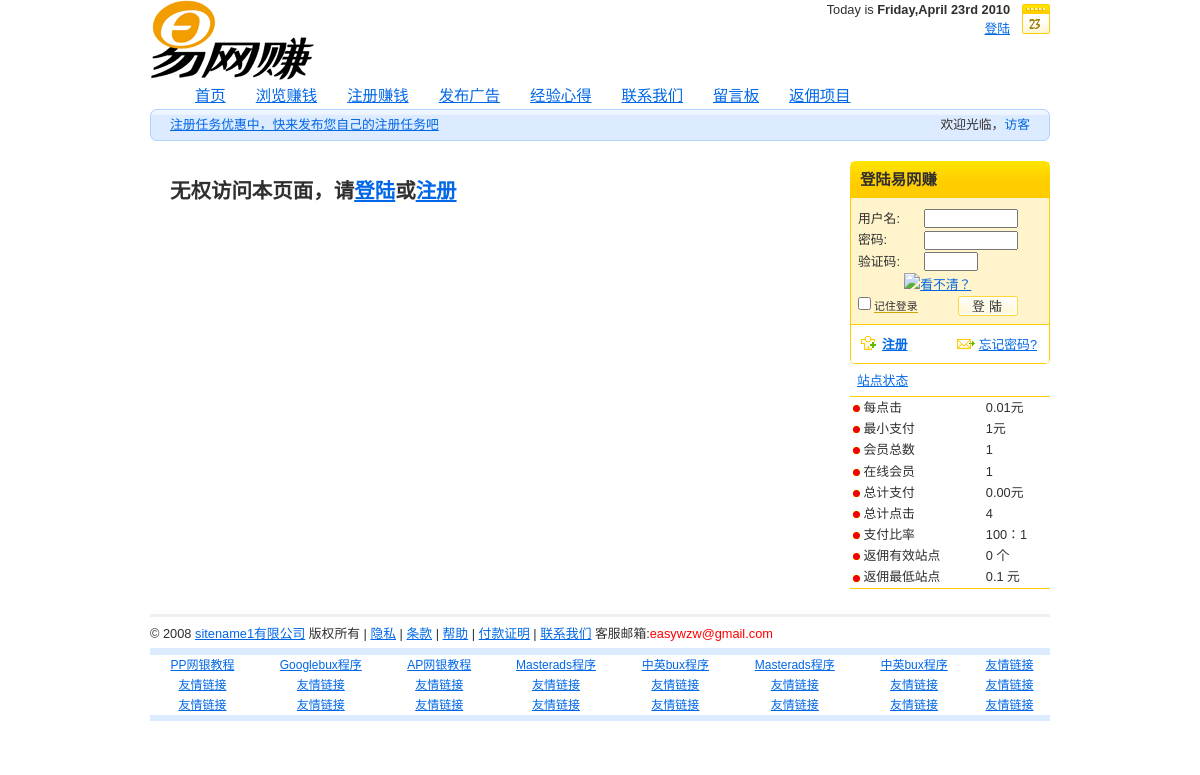
The app's page /accessdeny.php with its own data.
### tables this page shows
CREATE TABLE IF NOT EXISTS `tb_config` (
  `id` int(11) NOT NULL AUTO_INCREMENT,
  `item` varchar(15) NOT NULL DEFAULT '',
  `howmany` varchar(15) NOT NULL DEFAULT '',
  `price` varchar(150) NOT NULL DEFAULT '',
  `signupvalue` varchar(150) NOT NULL DEFAULT '',
  KEY `id` (`id`)
);

CREATE TABLE IF NOT EXISTS `tb_common` (
  `id` int(11) NOT NULL AUTO_INCREMENT,
  `itemid` varchar(50) DEFAULT NULL,
  `value` varchar(150) DEFAULT NULL,
  `time` varchar(35) DEFAULT NULL,
  KEY `id` (`id`)
);

CREATE TABLE IF NOT EXISTS `tb_site` (
  `id` varchar(11) NOT NULL DEFAULT '',
  `sitename` varchar(30) NOT NULL DEFAULT '',
  `sitepp` varchar(30) NOT NULL DEFAULT '',
  KEY `id` (`id`)
);

### sitestats.php (the view, shortened to what this page needs)
<?php
$checkpemail = mysql_query("SELECT id FROM tb_users");
$pemail_exist = mysql_num_rows($checkpemail);
$sqryvar="Select sum(amount) from tb_history";
$iqryvar=mysql_query($sqryvar);
$tot1=mysql_result($iqryvar,0,0);
$totals=$tot1;
if ($totals==''){
	$totalpaid='0.00';
} else{
	$totalpaid=$tot1;
}
$sqryvar="Select sum(visits) from tb_users";
$iqryvar=mysql_query($sqryvar);
$tot1=mysql_result($iqryvar,0,0);
$clickserved=$tot1;
?>
        <div class="tabs-sidebar box">
          <ul id="switch">
            <li><a href="#tab-01"><span style="line-height:30px;">站点状态</span></a></li>
          </ul>
        </div>
<table width="100%"  class="nom_sitestats">
<tr>
<td>
<img border="0" src="images/bullet2.gif" width="7" height="7"  align="absmiddle" > 每点击 </td>
<td><?php include('config.php');
		$sql = "SELECT * FROM tb_config WHERE item='click' and howmany='1'";
		$result = mysql_query($sql);
		$row = mysql_fetch_array($result);
		echo $row["price"];
		mysql_close($con);?>元</td>
</tr>
<tr>
<td>
<img border="0" src="images/bullet2.gif" width="7" height="7"  align="absmiddle" > 最小支付</td>
<td><?php include('config.php');
				$sql = "SELECT * FROM tb_config WHERE item='payment' and howmany='1'";
				$result = mysql_query($sql);
				$row = mysql_fetch_array($result);
				echo $row["price"];
			?>元</td>
</tr>
<tr>
<td>
<img border="0" src="images/bullet2.gif" width="7" height="7"  align="absmiddle" > 会员总数</td>
<td><?php echo $pemail_exist; ?></td>
</tr>
<tr>
<td>
<img border="0" src="images/bullet2.gif" width="7" height="7"  align="absmiddle" > 在线会员</td>
<td><?php include("onlinesql.php"); ?></td>
</tr>
<tr>
<td>
<img border="0" src="images/bullet2.gif" width="7" height="7"  align="absmiddle" > 总计支付</td>
<td><?php echo $totalpaid?>元</td>
</tr>
<tr>
<td>
<img border="0" src="images/bullet2.gif" width="7" height="7"  align="absmiddle" > 总计点击</td>
<td><?php echo $clickserved?></td>
</tr>
<tr>
<td>
<img border="0" src="images/bullet2.gif" width="7" height="7"  align="absmiddle" > 支付比率</td>
<td>100：1</td>
</tr>
<tr>
<td>
<img border="0" src="images/bullet2.gif" width="7" height="7"  align="absmiddle" > 返佣有效站点</td>
<td><?php include('config.php');
								$result =mysql_query("SELECT * FROM tb_back_site WHERE site_status!='停止'");
								$row = mysql_num_rows($result); echo $row; mysql_close($con);?>&nbsp;个</td>
</tr>
<tr>
<td>
<img border="0" src="images/bullet2.gif" width="7" height="7"  align="absmiddle" > 返佣最低站点</td>
<td><?php include('config.php');
								$result =mysql_query("SELECT * FROM tb_common WHERE itemid='leastpay'");
								$row = mysql_fetch_array($result); echo $row["value"];?>&nbsp;元</td>
</tr>
</table>

### sitename.php (shortened to what this page needs)
<?php
$sql = "SELECT * FROM tb_site WHERE id='1'";
$result = mysql_query($sql);
$row = mysql_fetch_array($result);
echo $row["sitename"];
?>

### css/main.css (style rules this page uses)
* { margin:0; padding:0; }
body, div, span, p, a, img, ul, ol, li, table, caption, tbody, tfoot, tr, th, td, form, fieldset, legend, label, dl, dt, dd, blockquote, applet, object, h1, h2, h3, h4, h5 { border:0; }
body { padding:35px 0; background:#FFF; font:0.8em/1.5 "arial",sans-serif; color:#2F2F2F; text-align:center;font-family:Verdana,Geneva,sans-serif; }
a { color:#0067E6; }
table { margin:5px 0; border-collapse:collapse; border-spacing:0; font-size:100%; }
th, td { padding:3px 5px; }
#hp_dailytable th, td { padding:1px 3px; }
ul, ol { display:block; margin:15px 0 15px 30px; }
li { display:list-item; }
.box { min-height:1px; }
.box:after { display:block; visibility:hidden; clear:both; line-height:0; font-size:0; content:"."; }
.nom_sitestats { margin:0; border-bottom:1px solid #FFCC00; margin-bottom:10px; }
.tabs-sidebar { border-bottom:1px solid #FFCC00; }
.tabs-sidebar ul { margin:0; padding:0; list-style:none; }
.tabs-sidebar ul li { display:inline; margin:0; padding:0; }
.tabs-sidebar ul li a { float:left; margin:0; padding:0 0 0 7px; text-align:center; cursor:pointer; }
.tabs-sidebar ul li a span { float:left; display:block; padding:0 7px 0 0; line-height:35px; vertical-align:middle; text-decoration:underline; }

### css/print.css (style rules this page uses)
body { margin:0; padding:0; border:0; font-size:12pt; }
table { width:100%; border-collapse:collapse; border-spacing:0; border-top:0.5pt solid #000; }
th, td { display:table-cell; border-bottom:0.5pt solid #000; }
ul, ol, dl { page-break-before:avoid }

### records on screen
tb_config: price "0.01"
tb_config: price "1"
tb_common: value "0.1"
tb_site: sitename "sitename1"

### other values on screen
$today["weekday"] "Friday"
$today["month"] "April"
$today["year"] "2010"
$pemail_exist "1"
$uo_count[0] "1"
$totalpaid "0.00"
$clickserved "4"
$row "0"
